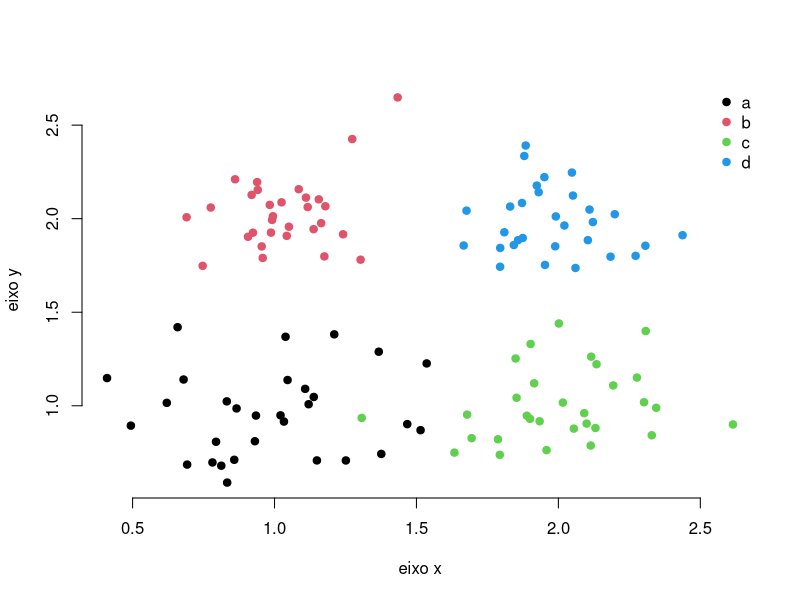
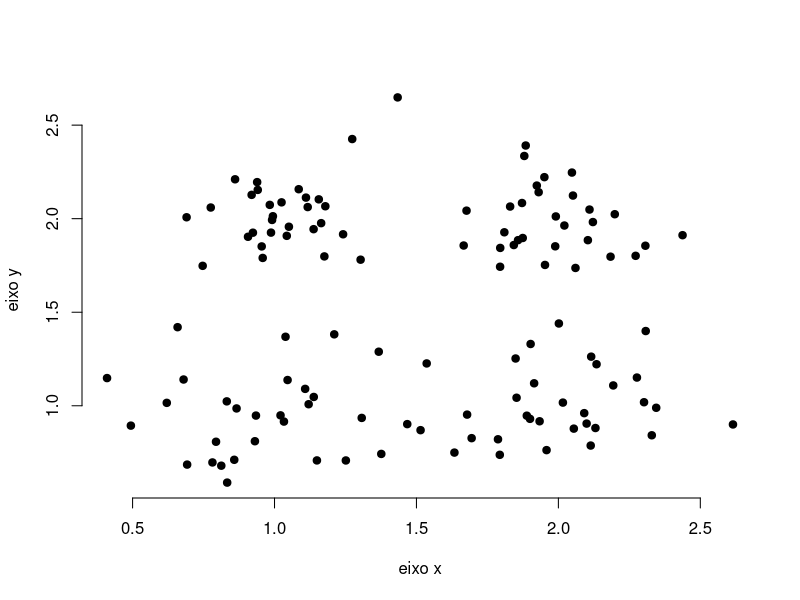
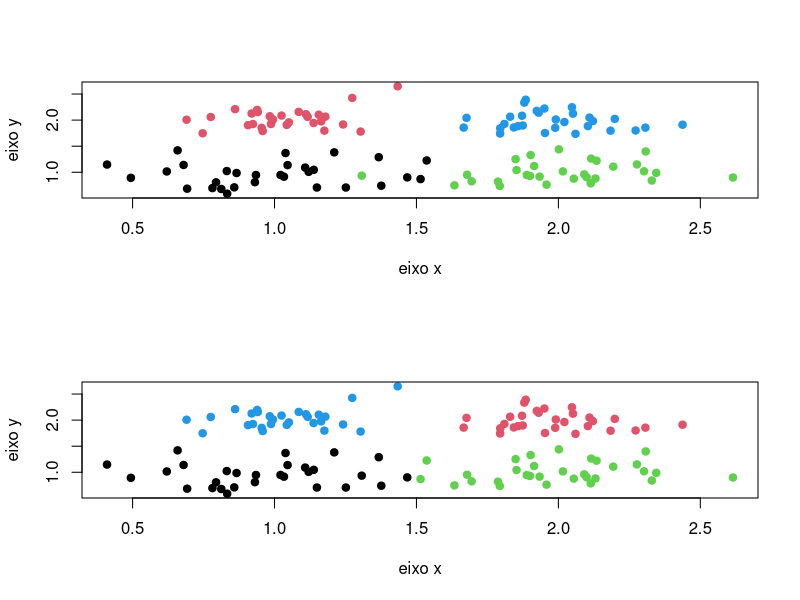
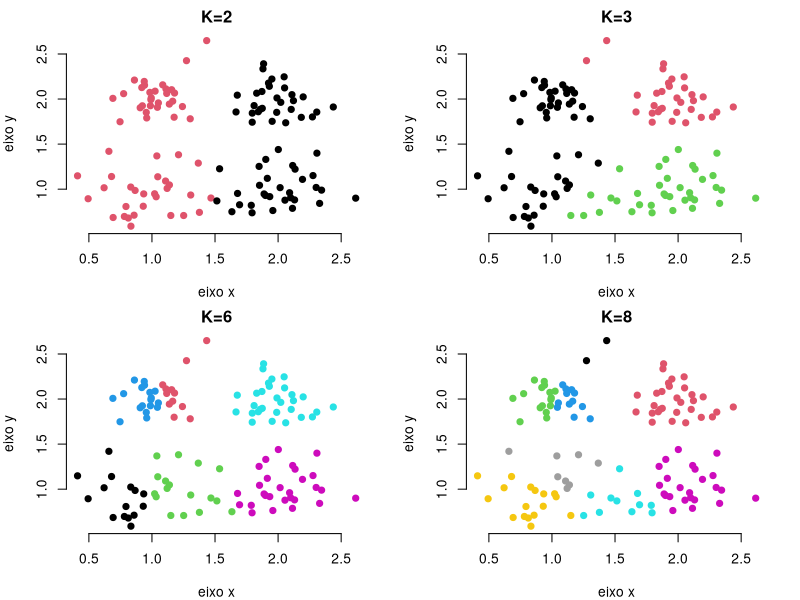
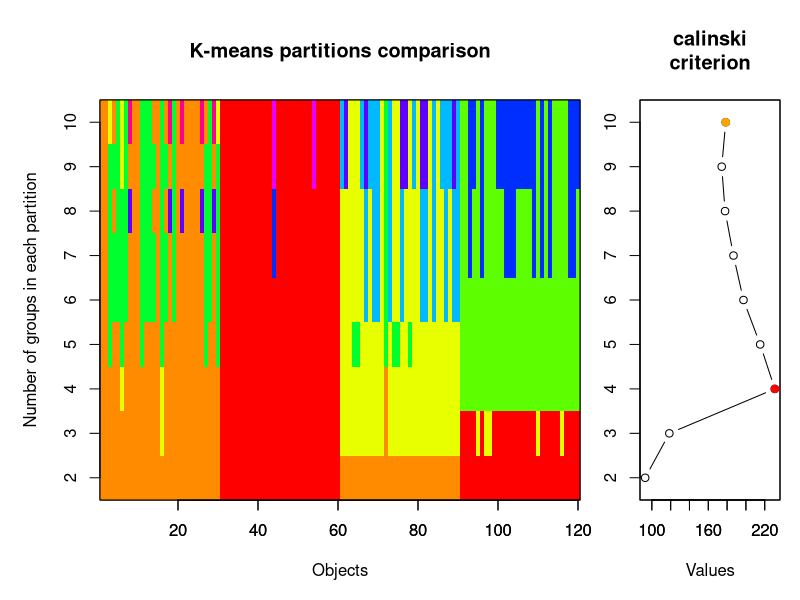
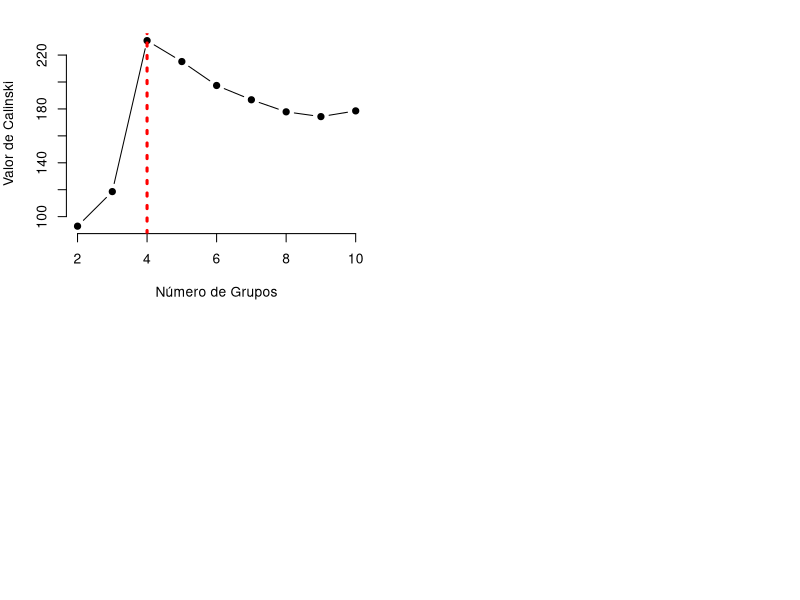

These charts were generated, in order, by the following R code:
##http://recologia.com.br/2016/09/escolhendo-um-valor-de-k-para-o-kmeans-usando-o-criterio-de-calinski/
##Pacotes utilizados
library(vegan)

##Gerando um exemplo
x<-c(1,1,2,2)
y<-c(1,2,1,2)

set.seed(123)
exemplo<-data.frame(
    x=c(rnorm(30,x[1],0.3),rnorm(30,x[2],0.2),rnorm(30,x[3],0.3),rnorm(30,x[4],0.2)),
    y=c(rnorm(30,y[1],0.2),rnorm(30,y[2],0.2),rnorm(30,y[3],0.2),rnorm(30,y[4],0.2))
)
grupo<-factor(rep(letters[1:4],each=30))

##Exemplo gerado
plot(exemplo$x,exemplo$y,col=as.numeric(grupo),pch=19,frame=F,xlab="eixo x",ylab="eixo y")
legend("topright",legend=c(levels(grupo)),col=unique(as.numeric(grupo)),pch=19,bty="n")

##Dados não classificados
plot(exemplo$x,exemplo$y,pch=19,frame=F,xlab="eixo x",ylab="eixo y")

ajuste<-kmeans(exemplo,4)

##Resultado vc original
par(mfrow=c(2,1))
plot(exemplo$x,exemplo$y,col=as.numeric(grupo),pch=19,xlab="eixo x",ylab="eixo y")
plot(exemplo$x,exemplo$y,col=ajuste$cluster,pch=19,xlab="eixo x",ylab="eixo y")


##Comparando varios valores de k numa única figura
par(mfrow=c(2,2),mar=c(4,4,2,2))
ajuste<-kmeans(exemplo,2)
plot(exemplo$x,exemplo$y,col=ajuste$cluster,pch=19,xlab="eixo x",ylab="eixo y",frame=F,main="K=2")
ajuste<-kmeans(exemplo,3)
plot(exemplo$x,exemplo$y,col=ajuste$cluster,pch=19,xlab="eixo x",ylab="eixo y",frame=F,main="K=3")
ajuste<-kmeans(exemplo,6)
plot(exemplo$x,exemplo$y,col=ajuste$cluster,pch=19,xlab="eixo x",ylab="eixo y",frame=F,main="K=6")
ajuste<-kmeans(exemplo,8)
plot(exemplo$x,exemplo$y,col=ajuste$cluster,pch=19,xlab="eixo x",ylab="eixo y",frame=F,main="K=8")


##
ajuste<-cascadeKM(exemplo,2,10,criterion = 'calinski')

##Plot original
plot(ajuste)

##Fazendo nosso próprio plot
plot(2:10,ajuste$results[2,],type="b",pch=19,xlab="Número de Grupos",ylab="Valor de Calinski",frame=F)
abline(v=which.max(ajuste$results[2,])+1,lty=3,lwd=3,col="red")
